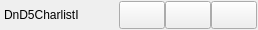
       <widget class="QWidget" name="toolBar" native="true">
        <property name="enabled">
         <bool>true</bool>
        </property>
        <property name="minimumSize">
         <size>
          <width>0</width>
          <height>30</height>
         </size>
        </property>
        <property name="maximumSize">
         <size>
          <width>16777215</width>
          <height>30</height>
         </size>
        </property>
        <layout class="QHBoxLayout" name="toolBarL_2">
         <property name="spacing">
          <number>0</number>
         </property>
         <property name="leftMargin">
          <number>4</number>
         </property>
         <property name="topMargin">
          <number>1</number>
         </property>
         <property name="rightMargin">
          <number>1</number>
         </property>
         <property name="bottomMargin">
          <number>1</number>
         </property>
         <item>
          <widget class="QLabel" name="label">
           <property name="sizePolicy">
            <sizepolicy hsizetype="Fixed" vsizetype="Fixed">
             <horstretch>0</horstretch>
             <verstretch>0</verstretch>
            </sizepolicy>
           </property>
           <property name="styleSheet">
            <string notr="true">font: 14pt &quot;Eberron&quot;;</string>
           </property>
           <property name="text">
            <string>DnD5CharlistI</string>
           </property>
          </widget>
         </item>
         <item>
          <spacer name="horizontalSpacer">
           <property name="orientation">
            <enum>Qt::Horizontal</enum>
           </property>
           <property name="sizeHint" stdset="0">
            <size>
             <width>40</width>
             <height>20</height>
            </size>
           </property>
          </spacer>
         </item>
         <item>
          <widget class="QPushButton" name="btnMinimize">
           <property name="enabled">
            <bool>true</bool>
           </property>
           <property name="sizePolicy">
            <sizepolicy hsizetype="Maximum" vsizetype="Minimum">
             <horstretch>0</horstretch>
             <verstretch>0</verstretch>
            </sizepolicy>
           </property>
           <property name="minimumSize">
            <size>
             <width>46</width>
             <height>0</height>
            </size>
           </property>
           <property name="autoFillBackground">
            <bool>false</bool>
           </property>
           <property name="text">
            <string/>
           </property>
          </widget>
         </item>
         <item>
          <widget class="QPushButton" name="btnMaximize">
           <property name="sizePolicy">
            <sizepolicy hsizetype="Maximum" vsizetype="Minimum">
             <horstretch>0</horstretch>
             <verstretch>0</verstretch>
            </sizepolicy>
           </property>
           <property name="minimumSize">
            <size>
             <width>46</width>
             <height>0</height>
            </size>
           </property>
           <property name="text">
            <string/>
           </property>
          </widget>
         </item>
         <item>
          <widget class="QPushButton" name="btnClose">
           <property name="sizePolicy">
            <sizepolicy hsizetype="Maximum" vsizetype="Minimum">
             <horstretch>0</horstretch>
             <verstretch>0</verstretch>
            </sizepolicy>
           </property>
           <property name="minimumSize">
            <size>
             <width>46</width>
             <height>0</height>
            </size>
           </property>
           <property name="text">
            <string/>
           </property>
          </widget>
         </item>
        </layout>
       </widget>
